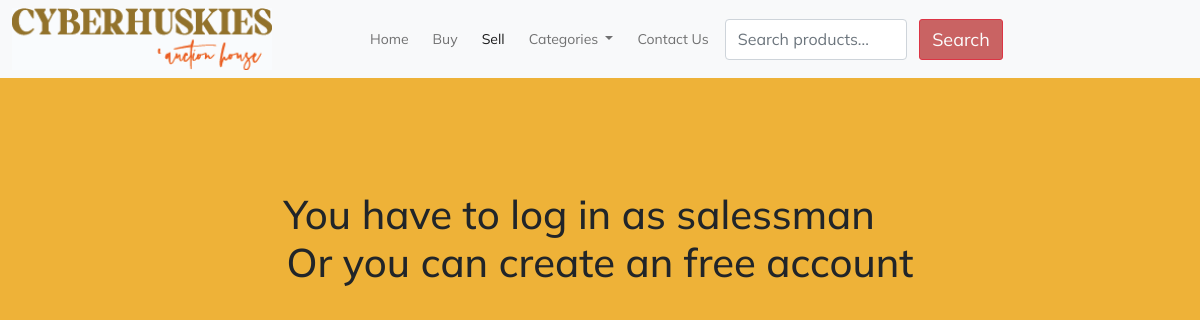
The app's page /upload-product.php, older data.
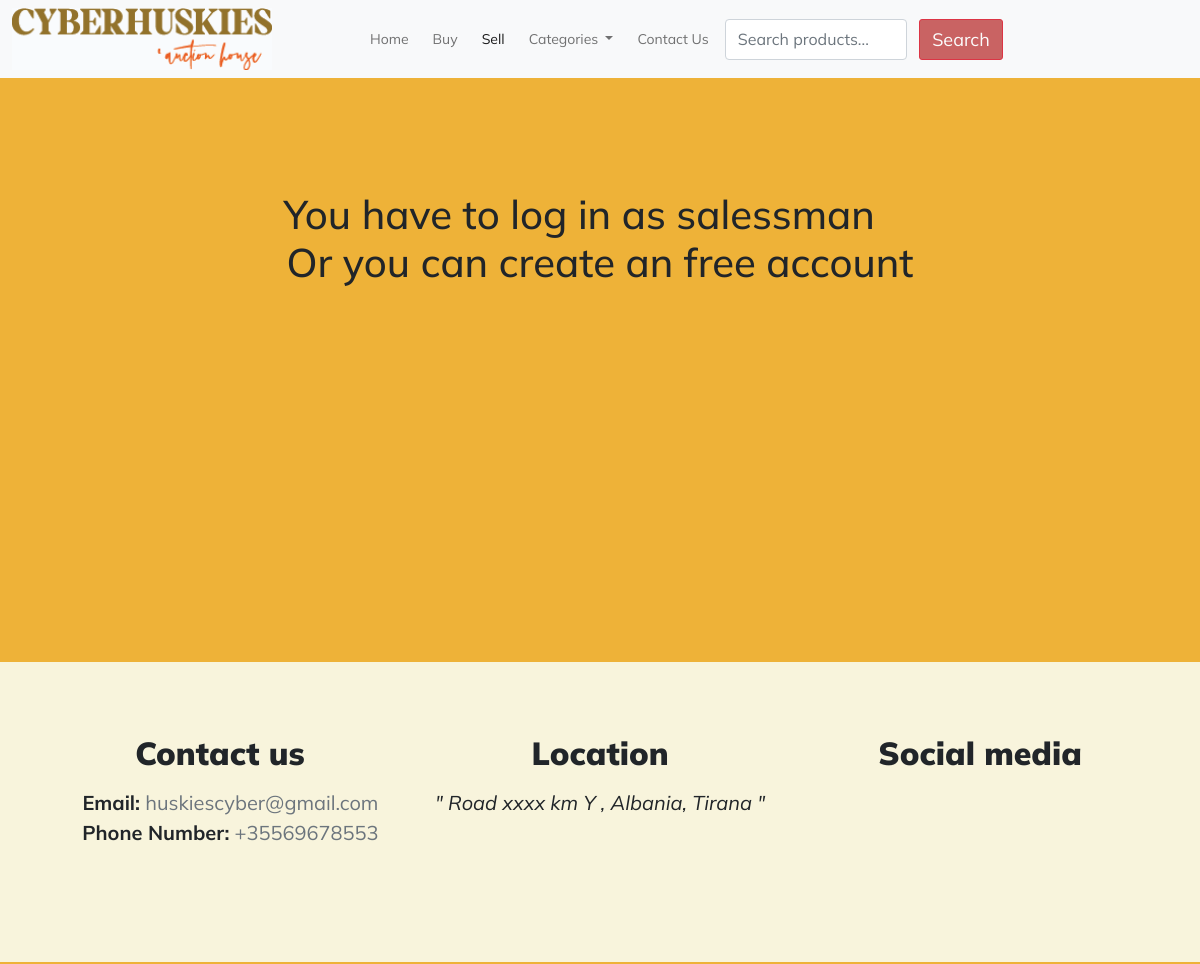
The same page, newer data.
### tables this page shows
CREATE TABLE `homepage` (
  `id` int(11) NOT NULL,
  `carousel_image1` varchar(50) NOT NULL,
  `carousel_image2` varchar(50) NOT NULL,
  `carousel_image3` varchar(50) NOT NULL,
  `cooming_soon_header` varchar(50) NOT NULL,
  `gallery_header` varchar(50) NOT NULL,
  `discover_header` varchar(50) NOT NULL,
  `email` varchar(50) NOT NULL,
  `phone_number` varchar(50) NOT NULL,
  `location` varchar(100) NOT NULL
);

### upload-product.php (the view, shortened to what this page needs)
<!DOCTYPE html>
<html lang="en">
<head>
    <link href="https://cdn.jsdelivr.net/npm/bootstrap@5.0.1/dist/css/bootstrap.min.css" rel="stylesheet"
>
    <link rel="stylesheet" type="text/css" href="inc/fontawesome-5-pro-master/css/all.css">
    <link rel="stylesheet" type="text/css" href="inc/css/homeStyle.css">
    <link rel="stylesheet" type="text/css" href="inc/css/navbar.css">
    <link rel="stylesheet" type="text/css" href="inc/css/footer.css">
    <link rel="stylesheet" type="text/css" href="inc/css/upload-product.css">
    <link href="https://unpkg.com/aos@2.3.1/dist/aos.css" rel="stylesheet">
</head>
<body class="text-dark" style="padding-top: 78px">
    <nav class="navbar navbar-expand-lg navbar-light bg-light fixed-top navb" style="transition: 0.3s">
        <div class="container-fluid">
            <a class="navbar-brand" href="home.php"></a>
            <div class="collapse navbar-collapse" id="navbarSupportedContent">
                <ul class="navbar-nav mx-auto mb-2 mb-lg-0">
                    <li class="nav-item">
                        <a class="nav-link border-top border-light border-2 me-2" aria-current="page"
                            href="home.php">Home</a>
                    </li>
                    <li class="nav-item add-border">
                        <a class="nav-link border-top border-light border-2 me-2"
                            href="list.php?category=All%20Products">Buy</a>
                    </li>
                    <li class="nav-item">
                        <a class="nav-link active border-top border-light border-2 me-2" href="upload-product.php">Sell</a>
                    </li>
                    <li class="nav-item dropdown border-top border-light border-2 me-2">
                        <a class="nav-link dropdown-toggle" href="#" id="navbarDropdown" role="button"
                            data-bs-toggle="dropdown" aria-expanded="false">
                            Categories
                        </a>
                            <?php
                        require $_SERVER['DOCUMENT_ROOT'] . '/CyberHuskies/inc/db_connection.php';
                        ?>
                    </li>
                    <li class="nav-item">
                        <a class="nav-link border-top border-light border-2 me-2"
                            href="#footer-section">Contact Us</a>
                    </li>
                    <form class="d-lg-flex d-grid gap-1 col-lg-5" action='list.php' method="get">
                        <input class="form-control me-2" type="search" placeholder="Search products..."
                            aria-label="Search" name="search">
                        <button id="searchProduct" class="btn btn-danger d-grid" type="submit">Search</button>
                    </form>
                </ul>
                <ul class="navbar-nav me-right mb-2 mb-lg-0">
                    <?php
                    if (empty($_SESSION['username'])) {
                    ?>
                    <form class="d-lg-flex d-grid gap-2">
                        <button type="button" class="btn btn-register" data-bs-toggle="modal"
                            data-bs-target="#logInModal"> <i class="fad fa-sign-in-alt"></i> </button>
                        <button type="button" class="btn btn-register" data-bs-toggle="modal"
                            data-bs-target="#signUpModal"><i class="fas fa-user-plus"></i> </button>
                    </form>
                </ul>
            </div>
        </div>
    </nav>
    <?php
                    }
                    ?>
<?php
if ( isset($_SESSION['user_type']) && $_SESSION['user_type'] === 'salessman') {
require_once "inc/php/upload-product-db.php";
?>
    <br><div class="container product-input-container mt-lg-5 mt-2">
        <div class="row justify-content-center">
            <div class="col-lg-8 product-inputs">
                <form id="uploadForm" method="POST" action="upload-product" enctype="multipart/form-data">
                    <div class="row product-input justify-content-center">
                        <span class="col-lg-12 text-center text-danger"></span>
                        <?php
                            if ($response === 'Product Addedd Successfully') {
                                $display_success = '';
                                $display_danger = 'd-none';
                            } else if($response === '') {
                                $display_danger = 'd-none';
                                $display_success = 'd-none';
                            } else {
                                $display_danger = '';
                                $display_success = 'd-none';
                            }
                        ?>
                            <div class="alert alert-danger alert-dismissible text-center col-lg-7 <?php echo $display_danger; ?>" role="alert">
                                <i class="fad fa-exclamation-circle"></i> <span id="response"><?php echo $response; ?></span>
                            </div>
                            <div class="alert alert-success alert-dismissible text-center col-lg-7 <?php echo $display_success; ?>" role="alert">
                                <i class="fas fa-check-circle"></i> <span id="response"><?php echo $response; ?></span>
                            </div>
                        <div class="col-lg-6">
                            <label for="name_input">Product name:</label>
                            <input type="text" name="name_input" id="name_input" class="form-control">
                        </div>
                    </div>
                    <div class="row product-input justify-content-center">
                        <div class="col-lg-6">
                            <label for="str_price_input">Starting price:</label>
                            <input type="number" name="str_price_input" id="str_price_input" class="form-control" min="0">
                        </div>
                    </div>
                    <div class="row product-input justify-content-center">
                        <div class="col-lg-6">
                            <label for="avl_from_input">Avalilable for auction from:</label>
                            <input type="datetime-local" name="avl_from_input" id="avl_from_input" class="form-control">
                        </div>
                    </div>
                    <div class="row product-input justify-content-center">
                        <div class="col-lg-6">
                            <label for="avl_unt_input">Available at auction until:</label>
                            <input type="datetime-local" name="avl_unt_input" id="avl_unt_input" class="form-control">
                        </div>
                    </div>
                    <div class="row product-input justify-content-center">
                        <div class="col-lg-6">
                            <label for="desc_input">Product description:</label>
                            <textarea name="desc_input" id="desc_input" rows="10" style="resize: none;"
                                class="form-control"></textarea>
                        </div>
                    </div>
                    <div class="row product-input justify-content-center">
                        <div class="col-lg-6">
                            <label for="cat_input">Choose category:</label>
                            <select name="cat_input" id="cat_input" class="form-select">
                                <option value="0" disabled selected value>Select category</option>
                                <?php
                                $sqlGetCategories = 'SELECT category_name FROM category';
                                $resultGetCategories = mysqli_query($connection, $sqlGetCategories);
                                if (mysqli_num_rows($resultGetCategories) > 0) {
                                    while ($rowGetCategories = mysqli_fetch_assoc($resultGetCategories)) {
                                        echo '<option value="'.$rowGetCategories['category_name'].'">'.$rowGetCategories['category_name'].'</option>';
                                    }
                                }
                                ?>
                            </select>
                        </div>
                    </div>
                    <div class="row justify-content-center">
                        <div class="col-lg-6 add-photo-input add-photo">
                            <label for="photo_input_1" class="text-secondary mb-2"> Image 1 (Required)</label>
                            <input type="file" name="photo_input_1" id="photo_input_1" class="form-control mb-2">
                            <span class="ms-2 text-secondary"> This will be used as cover picture</span>
                            <br>
                            <label for="photo_input_2" class="text-secondary mb-2 mt-4"> Image 2 (optional)</label>
                            <input type="file" name="photo_input_2" id="photo_input_2" class="form-control mb-2">
                            <label for="photo_input_3" class="text-secondary mb-2"> Image 3 (optional)</label>
                            <input type="file" name="photo_input_3" id="photo_input_3" class="form-control mb-2">
                        </div>
                    </div>
                    <div class="row justify-content-center product-upload">
                        <div class="publish-btn-container col-lg-6">
                            <button type="submit" class="btn btn-primary w-100" name="publish-product">Publish product</button>
                        </div>
                    </div><br><br><br>
                </form>
            </div>
        </div>
    </div>
    <?php
    } else {
        echo '<br><br><br><br><h1 class="otherProduct-header mt-3 text-center">You have to log in as salessman <i class="fad fa-frown"></i><br> Or you can create an free account</h1><br><br>
                <br><br><br><br><br><br>
                <br><br><br><br><br><br>';
    }
    ?>
    <?php
    $sqlGetHomePage = "SELECT * FROM homepage LIMIT 1";
    $resultGetHomePage = mysqli_query($connection, $sqlGetHomePage);
    if (mysqli_num_rows($resultGetHomePage) == 1) {
        while ($rowGetHomePage = mysqli_fetch_assoc($resultGetHomePage)) {
    ?>
    <section id="footer-section">
        <br>
        <div class="container">
            <div class="row">
                <div class="col-lg-4 col-12 text-center">
                    <h2 class="footer-header mb-3">Contact us</h2>
                    <span class="footer-inner"><i class="fad fa-envelope"></i> <strong>Email:</strong> <span
                            class="text-secondary"><?php echo $rowGetHomePage['email']; ?></span> </span>
                    <br>
                    <span class="footer-inner"><i class="fas fa-phone-plus"></i> <strong>Phone Number:</strong> <span
                            class="text-secondary"><?php echo $rowGetHomePage['phone_number']; ?></span> </span>
                </div>
                <div class="col-lg-4 col-12 mt-5 mt-lg-0 text-center">
                    <h2 class="footer-header mb-3">Location</h2>
                    <span class="footer-inner"><i>" <?php echo $rowGetHomePage['location']; ?> "</i></span>
                    <br>
                    <span class="h1"><i class="fad fa-map-marked-alt"></i></span>
                </div>
                <div class="col-lg-4 col-12 mt-5 mt-lg-0 text-center">
                    <h2 class="footer-header mb-3">Social media</h2>
                    <a href="#" class="h1 text-primary"><i class="fab fa-facebook-square"></i></a>
                    <a href="#" class="h1 text-danger"><i class="fab fa-instagram"></i></a>
                </div>
            </div>
        </div><br><br><br><br>
    </section>
    <?php
        }
    }
    ?>
</body>
</html>

### inc/css/homeStyle.css (style rules this page uses)
body { font-family: 'Mulish',sans-serif; }

### inc/css/navbar.css (style rules this page uses)
.navbar-brand { width: 260.29px; height: 62px; background-image: url("/CyberHuskies/inc/pictures/cyberhuskies_fv.png"); background-size: cover; }
#searchProduct { background-color: rgb(201, 99, 99); border-radius: 3px; font-size: 18px; transition: box-shadow 0.1s; color: rgb(252, 252, 252); }
.nav-link { font-size: 18px; white-space: nowrap; }
.btn-register { border-radius: 0; }
@media screen and (max-width: 1200px) and (min-width: 991px) { .nav-link { font-size: 14px; } }
body { overflow-y: scroll !important; }
.navbar { padding-right: 0px !important; }

### inc/css/footer.css (style rules this page uses)
html { padding-bottom: 2px; }
#footer-section { background-color: rgb(248, 244, 220); padding: 3rem 0rem 0rem 0rem; margin: 2rem 0rem 0rem 0rem; }
.footer-header { font-weight: 900; }
.footer-inner { font-size: 20px; }

### inc/css/upload-product.css (style rules this page uses)
body { background-color: #eeb238ff; }

Row changes from the older to the newer data that the page shows:
added homepage: email "huskiescyber@gmail.com", phone_number "+35569678553", location "Road xxxx km Y , Albania, Tirana"
